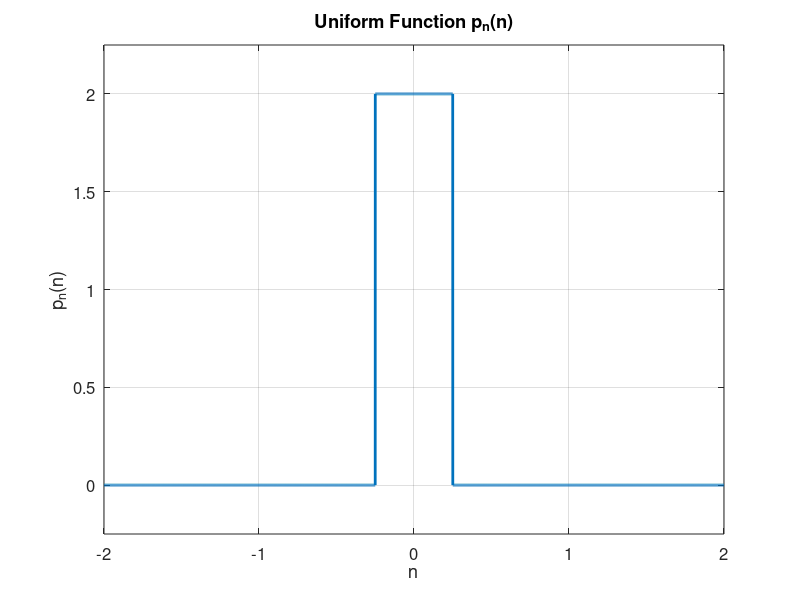
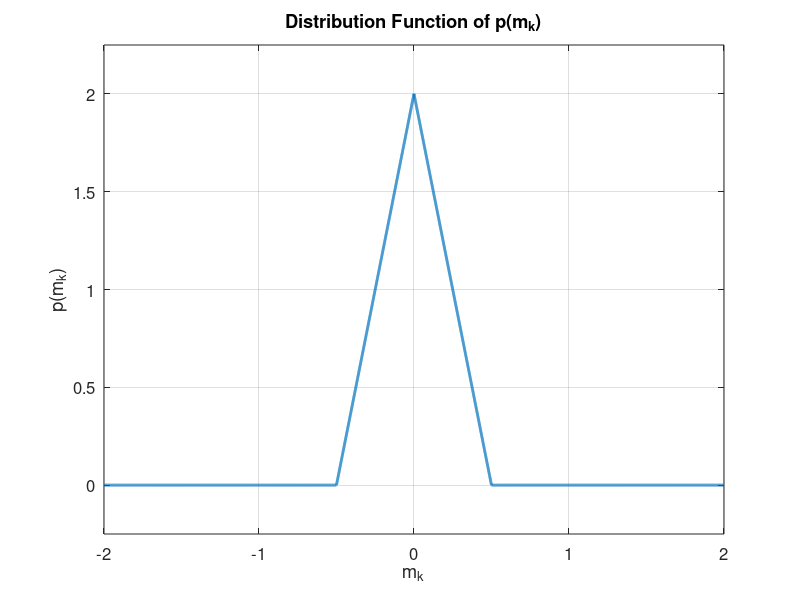
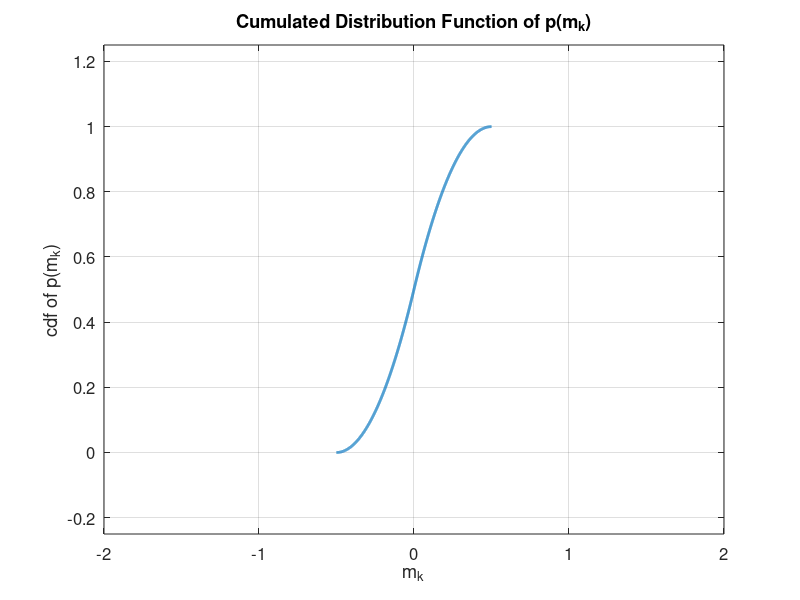

These figures' MATLAB source, in order:
%% CMPE 245 HW2 2-b
% -------------------------
% CMPE 245 - Spring, 2016
% Chien-Pin Chen
% 04/13/2016
% MATLAB script for HW2 b
% reference of matlab code:
% https://www.youtube.com/watch?v=LZ0qjZezGkQ&nohtml5=False
% --------------------------
clc;
%clf;

% set time vector
t = linspace(-2, 2, 8000);

% construct the uniform-shaped p_n(n)
x = 0*t;
ind = t >= -1/4 & t <=1/4;
x(ind) = 1/(1/2);

% plot uniform-shaped plot
figure;
plot(t, x, 'linewidth', 2);
ylim([-0.25 2.25]);
set(gca, 'fontsize', 12);
grid on;
xlabel('n');
ylabel('p_n(n)');
title('Uniform Function p_n(n)');


% compute the convolution 
z = median(diff(t))*conv(x,x,'same');

% plot the matlab convolution
figure;
plot(t, z,'linewidth', 2);
ylim([-0.25 2.25]);
set(gca, 'fontsize', 12);
grid on;
xlabel('m_k');
ylabel('p(m_k)');
title('Distribution Function of p(m_k)');

% get p_m probability distribution
p_m = z(3000:5000);
cdf_pm = (0);
for i=2:length(p_m)
    cdf_pm(i) = cdf_pm(i-1)+p_m(i);
end
cdf_pm = cdf_pm./length(cdf_pm);

% plot cumulated distribution function (cdf) of p_m
figure;
plot(t(3000:5000), cdf_pm,'linewidth', 2);
xlim([-2.0 2.0]);
ylim([-0.25 1.25]);
set(gca, 'fontsize', 12);
grid on;
xlabel('m_k');
ylabel('cdf of p(m_k)');
title('Cumulated Distribution Function of p(m_k)');

% simulate the stochastic process of problem 1.
m_k = linspace(-0.5, 0.5, length(p_m));
x=0;
for i=1:100
    x = x + m_k(randi(length(m_k)));
end

x_k = x